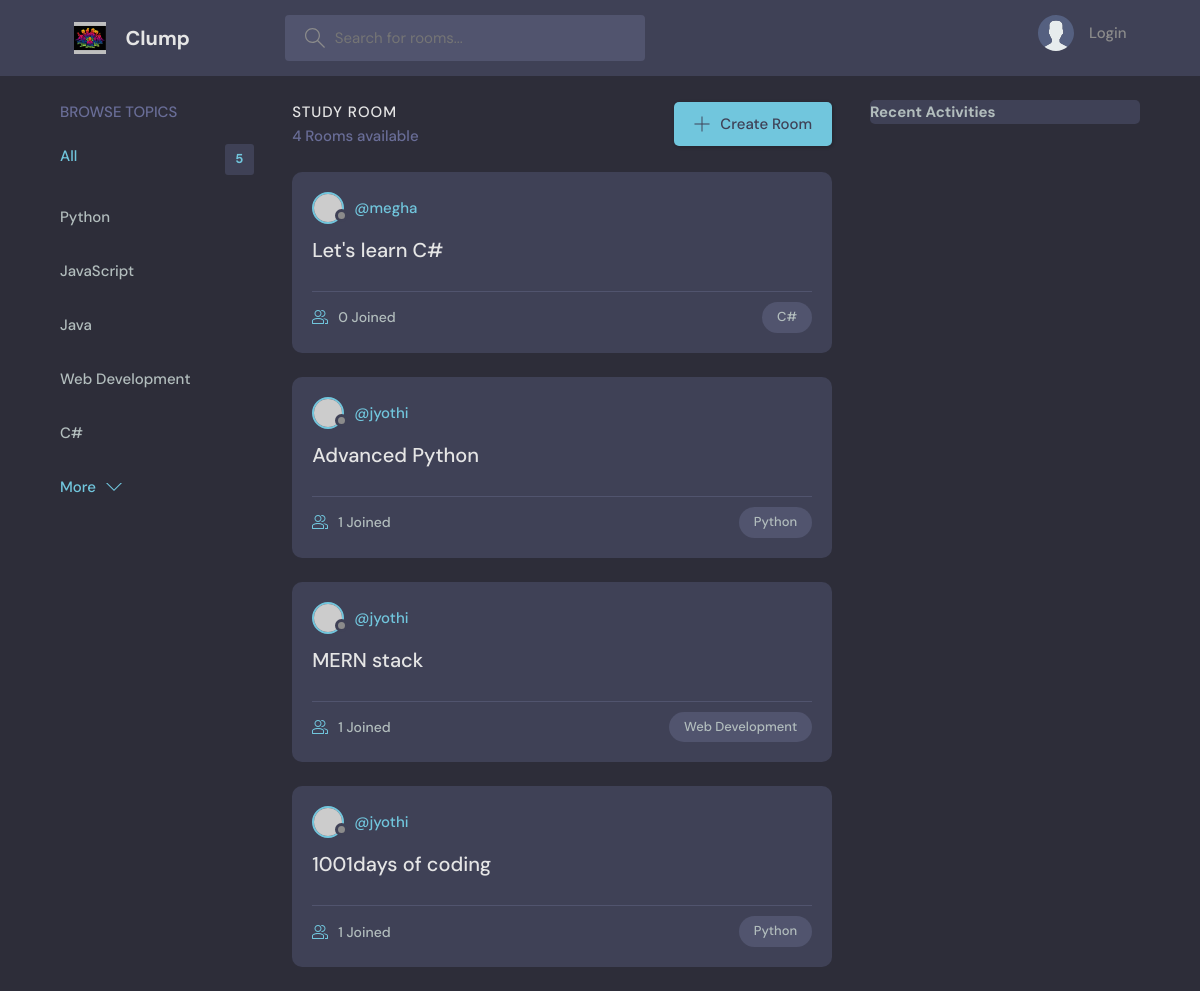
Screenshot of /?q=C with the database file from the repository.
### base/models.py (models this page shows, shortened)
class Topic(models.Model):
    name=models.CharField(max_length=200)

class Room(models.Model):
    host=models.ForeignKey(User,on_delete=models.SET_NULL,null=True)
    topic=models.ForeignKey(Topic,on_delete=models.SET_NULL,null=True)
    name=models.CharField(max_length=200)
    description= models.TextField(null=True,blank=True) # It can be Null
    participants=models.ManyToManyField(User,related_name='participants',blank=True)
    update = models.DateTimeField(auto_now=True)
    created=models.DateTimeField(auto_now_add=True)
    class Meta:
        ordering=['-update','-created']

### base/views.py (the view)
# urls.py: path("",views.home,name='home'),
def home(request):
    q=request.GET.get('q') if request.GET.get('q')!= None else ''
    rooms=Room.objects.filter(
        Q(topic__name__contains=q) |
        Q(name__icontains=q)|
        Q(description__icontains=q)
        )
    topics = Topic.objects.all()
    room_messages=Message.objects.filter(Q(room__topic__name__icontains=q))
    context={'rooms':rooms,'topics':topics,'room_messages':room_messages}
    return render(request,'base/home.html',context)

### base/templates/base/home.html (shortened to what this page needs)
{% extends 'main.html' %}
{% block content %}
 <main class="layout layout--3">
      <div class="container">
        {% include 'base/topic_component.html' %}
        <div class="roomList">
          <div class="roomList__header">
            <div>
              <h2>Study Room</h2>
              <p>{{rooms.count}} Rooms available</p>
            </div>
            <a class="btn btn--main" href="{% url 'create-room' %}">
              <svg version="1.1" xmlns="http://www.w3.org/2000/svg" width="32" height="32" viewBox="0 0 32 32">
                <title>add</title>
                <path
                  d="M16.943 0.943h-1.885v14.115h-14.115v1.885h14.115v14.115h1.885v-14.115h14.115v-1.885h-14.115v-14.115z"
                ></path>
              </svg>
              Create Room
            </a>
          </div>
            {% include 'base/feed_component.html' %}
        </div>
        {% include 'base/activity_component.html' %}
      </div>
    </main>
{% endblock %}

### base/templates/base/topic_component.html
<div class="topics">
    <div class="topics__header">
      <h2>Browse Topics</h2>
    </div>
    <ul class="topics__list">
      <li>
        <a href="{% url 'home' %}" class="active">All <span>{{topics.count}}</span></a>
      </li>
      {% for topic in topics %}
      <li>
        <a href="{% url 'home' %}?q={{topic.name}}">{{topic.name}}</a>
      </li>
      {% endfor %}
    </ul>
    <button class="btn btn--link" href="/">
      More
      <svg version="1.1" xmlns="http://www.w3.org/2000/svg" width="32" height="32" viewBox="0 0 32 32">
        <title>chevron-down</title>
        <path d="M16 21l-13-13h-3l16 16 16-16h-3l-13 13z"></path>
      </svg>
    </button>
  </div>

### base/templates/base/feed_component.html (shortened to what this page needs)
{% for room in rooms %}
<div class="roomListRoom">
    <div class="roomListRoom__header">
      <a href="{url user-profile room.host.id %}" class="roomListRoom__author">
        <div class="avatar avatar--small">
          <img src="https://randomuser.me/api/portraits/women/11.jpg" />
        </div>
        <span>@{{room.host.username}}</span>
      </a>
    </div>
    <div class="roomListRoom__content">
      <a href="{% url 'room' room.id %}">{{room.name}}</a>
    </div>
    <div class="roomListRoom__meta">
      <a href="{% url 'room' room.id %}" class="roomListRoom__joined">
        {{room.participants.all.count}} Joined
      </a>
      <p class="roomListRoom__topic">{{room.topic.name}}</p>
    </div>
  </div>
{% endfor %}

### static/styles/style.css (style rules this page uses)
:root { --color-main: #71c6dd; --color-main-light: #e1f6fb; --color-dark: #3f4156; --color-dark-medium: #51546e; --color-dark-light: #696d97; --color-light: #e5e5e5; --color-gray: #8b8b8b; --color-light-gray: #b2bdbd; --color-bg: #2d2d39; --color-success: #5dd693; --color-error: #fc4b0b; }
* { font-family: "DM Sans", -apple-system, BlinkMacSystemFont, "Segoe UI", Roboto, Oxygen, Ubuntu, Cantarell, "Open Sans", "Helvetica Neue", sans-serif; margin: 0; padding: 0; box-sizing: border-box; text-rendering: optimizeLegibility; font-size: inherit; }
html { font-size: 56.25%; }
@media only screen and (min-width: 1200px) { html { font-size: 62.5%; } }
body { line-height: 1.6; font-weight: 400; font-size: 1.5rem; color: var(--color-light-gray); background-color: var(--color-bg); min-height: 100vh; }
img { width: 100%; }
a { display: inline-block; color: var(--color-main); text-decoration: none; }
.container { max-width: 120rem; width: 90%; margin: auto; }
.btn { background-color: transparent; border: none; display: inline-flex; align-items: center; gap: 1rem; cursor: pointer; transition: all ease-in-out 0.3s; padding: 1rem 2rem; border-radius: 5px; box-shadow: 1px 1px 3px 1px rgba(0, 0, 0, 0.15); font-weight: 500; }
.btn--link { border-radius: 0; padding: 0; color: var(--color-main); box-shadow: none; }
.btn--main { background-color: var(--color-main); color: var(--color-dark); }
.btn > svg { fill: currentColor; width: 1.6rem; height: 1.6rem; }
.avatar { position: relative; display: inline-block; border-radius: 50%; border: 2px solid var(--color-main); }
.avatar img { display: block; border-radius: 50%; object-fit: cover; object-position: center; }
.avatar::after { content: ""; display: block; position: absolute; background-color: var(--color-gray); z-index: 111; border-radius: 50%; border: 0.3rem solid var(--color-dark); }
.avatar.avatar--small img { width: 2.8rem; height: 2.8rem; }
.avatar.avatar--small:after { width: 0.7rem; height: 0.7rem; bottom: 0px; right: -6px; }
.layout { margin-top: 2.4rem; }
.layout > .container { display: flex; justify-content: space-between; align-items: flex-start; }
.layout--3 > .container > div:first-child { flex-basis: 18%; max-width: 22.5rem; }
.layout--3 > .container > div:nth-child(2) { flex-basis: 50%; }
.topics__header { margin-bottom: 2rem; }
.topics__header h2 { text-transform: uppercase; font-weight: 500; color: var(--color-dark-light); }
.topics__list { list-style: none; }
.topics__list li a { display: flex; justify-content: space-between; margin-bottom: 3rem; font-weight: 500; color: var(--color-light-gray); transition: all 0.3s ease-in-out; }
.topics__list li a.active, .topics__list li a:hover { color: var(--color-main); }
.topics__list li a span { padding: 0.5rem 1rem; background-color: var(--color-dark); border-radius: 3px; font-size: 1.3rem; font-weight: 700; letter-spacing: 1px; }
.roomList__header { display: flex; justify-content: space-between; align-items: center; margin-bottom: 2.4rem; }
.roomList__header h2 { text-transform: uppercase; font-weight: 500; color: var(--color-light); letter-spacing: 1px; }
.roomList__header p { font-weight: 500; color: var(--color-dark-light); }
.roomListRoom { margin-bottom: 2.4rem; background-color: var(--color-dark); border-radius: 1rem; padding: 2rem; }
.roomListRoom__header { display: flex; justify-content: space-between; align-items: center; }
.roomListRoom__author { font-weight: 500; display: flex; align-items: center; gap: 1rem; }
.roomListRoom__content { margin: 1rem 0; }
.roomListRoom__content a { font-size: 2rem; font-weight: 500; margin-bottom: 1.5rem; color: var(--color-light); transition: all 0.3s ease-in-out; }
.roomListRoom__meta { border-top: 1px solid var(--color-dark-medium); padding-top: 1rem; display: flex; align-items: center; justify-content: space-between; }
.roomListRoom__joined { color: var(--color-light-gray); display: flex; align-items: center; gap: 1rem; font-size: 1.4rem; font-weight: 500; }
.roomListRoom__joined svg { fill: var(--color-main); width: 1.6rem; height: 1.6rem; }
.roomListRoom__topic { padding: 5px 1.5rem; background-color: var(--color-dark-medium); border-radius: 5rem; font-weight: 500; font-size: 1.3rem; }

### rows the page displays
Topic: name "Python"
Topic: name "JavaScript"
Topic: name "Java"
Topic: name "Web Development"
Topic: name "C#"
Room: host.username "megha", name "Let's learn C#", participants.all.count "0", topic.name "C#"
Room: host.username "jyothi", name "Advanced Python", participants.all.count "1", topic.name "Python"
Room: host.username "jyothi", name "MERN stack", participants.all.count "1", topic.name "Web Development"
Room: host.username "jyothi", name "1001days of coding", participants.all.count "1", topic.name "Python"

### other values shown
{{ topics.count }} "5"
{{ rooms.count }} "4"
